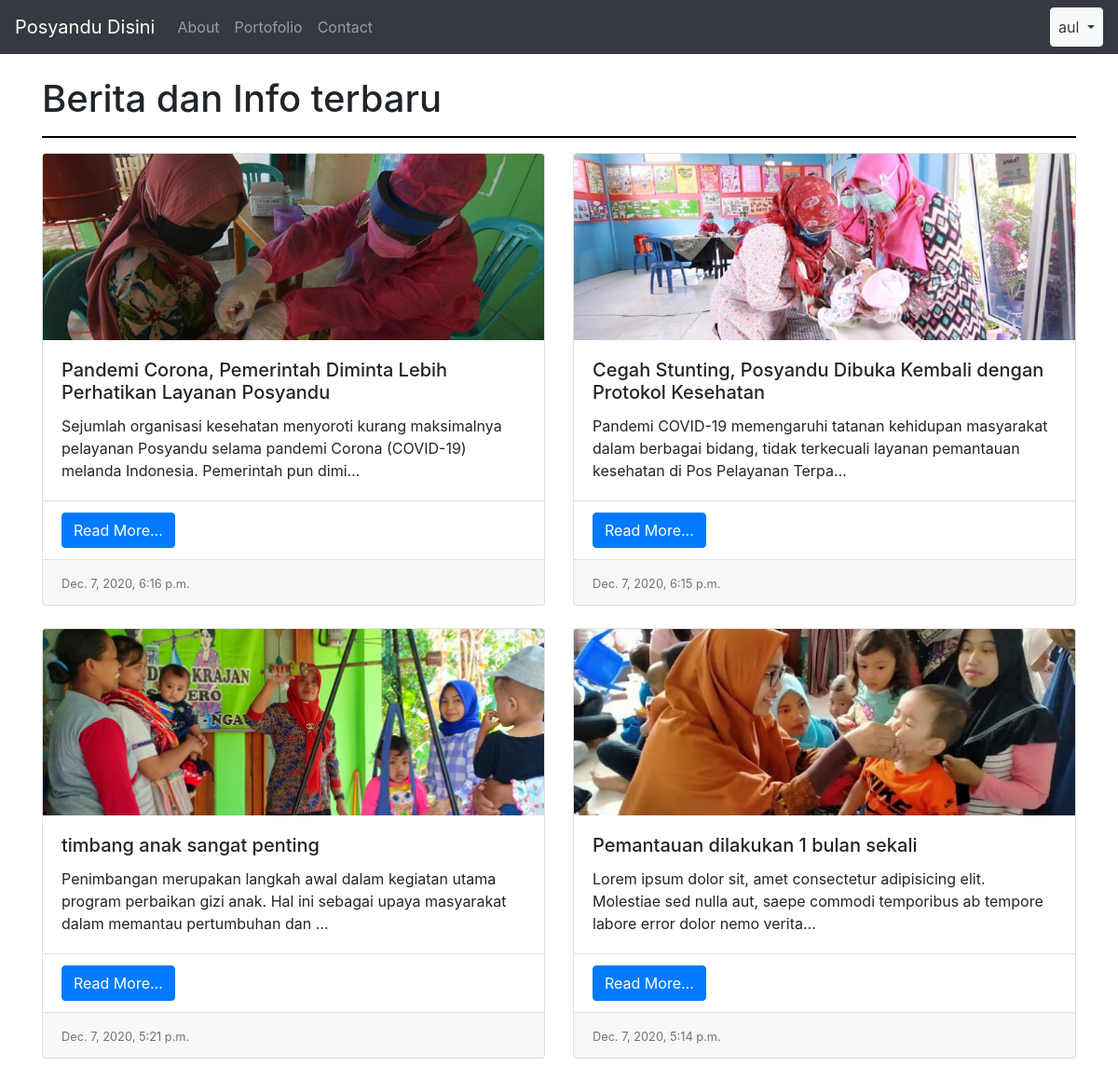
The page /portofolio/ (signed in) on the database its author committed.
### portofolio/models.py (models this page shows, shortened)
class Berita(models.Model):
	judul = models.CharField(max_length=100)
	thumbnail = models.ImageField(upload_to='documents/', default="/posyandu3.jpg")
	isi = models.TextField()
	upload = models.DateTimeField(auto_now_add=True)

### portofolio/views.py (the view)
# urls.py: path('', views.portofolio, name="portofolio"),
def portofolio(request):
	berita = Berita.objects.all().order_by('-upload')
	context = {
		'semua_berita': berita,
	}
	return render(request, "portofolio/portofolio.html", context)

### templates/portofolio/portofolio.html (shortened to what this page needs)
{% load static %}
<!DOCTYPE html>
<html>
<head>
	<link rel="stylesheet" href="https://cdn.jsdelivr.net/npm/bootstrap@4.5.3/dist/css/bootstrap.min.css">
</head>
<body>
	{% include "navbar.html" %}
	<div class="container">
		<br>
		<h1>Berita dan Info terbaru</h1><hr style="border: solid 1px black">
		<div class="row row-cols-1 row-cols-md-2">
			{% for berita in semua_berita %}
			<div class="col mb-4">
				<div class="card h-100">
					<img src="{{berita.thumbnail.url}}" style="height: 200px; object-fit: cover" class="card-img-top" alt="...">
					<div class="card-body">
						<h5 class="card-title">{{berita.judul}}</h5>
						<p class="card-text">{{berita.isi|striptags|truncatechars:150}}</p>
					</div>
					<ul class="list-group list-group-flush">
						<li class="list-group-item">
							<button class="btn btn-primary" data-toggle="modal" data-target="#exampleModal{{forloop.counter}}">
							Read More...
						</button>
						</li>
					</ul>
					<div class="card-footer">
						<small class="text-muted">{{berita.upload}}</small>
					</div>
				</div>
			</div>
			{% endfor %}
		</div>
	</div>
</body>
</html>

### templates/navbar.html (shortened to what this page needs)
<nav class="navbar navbar-expand-lg navbar-dark bg-dark">
  <a class="navbar-brand" href="/">Posyandu Disini</a>
  <div class="collapse navbar-collapse" id="navbarNavAltMarkup">
    <div class="navbar-nav">
      <a class="nav-link" href="#">About</a>
      <a class="nav-link" href="{% url 'portofolio:portofolio' %}">Portofolio</a>
      <a class="nav-link" href="#">Contact</a>
    </div>
  </div>
  {% if not request.user.is_authenticated %}
    <a class="btn btn-success my-2 my-sm-0" href="{% url 'auth:signin' %}">Sign In</a>
  {% else %}
    <ul class="navbar-nav">
    <li class="nav-item dropdown">
        <a class="nav-link btn btn-light text-dark dropdown-toggle" href="#" id="navbarDropdownMenuLink" role="button" data-toggle="dropdown" aria-haspopup="true" aria-expanded="false">
          {{request.user}}
        </a>
      </li>
    </ul>
  {% endif %}
</nav>

### rows shown on the page
Berita: thumbnail (picture), judul "Pandemi Corona, Pemerintah Diminta Lebih Perhatikan Layanan Posyandu", isi "Sejumlah organisasi kesehatan menyoroti kurang maksimalnya pelayanan Posyandu selama pandemi Corona (COVID-19) melanda Indonesia. Pemerintah pun dimi…", upload "Dec. 7, 2020, 6:16 p.m."
Berita: thumbnail (picture), judul "Cegah Stunting, Posyandu Dibuka Kembali dengan Protokol Kesehatan", isi "Pandemi COVID-19 memengaruhi tatanan kehidupan masyarakat dalam berbagai bidang, tidak terkecuali layanan pemantauan kesehatan di Pos Pelayanan Terpa…", upload "Dec. 7, 2020, 6:15 p.m."
Berita: thumbnail (picture), judul "timbang anak sangat penting", isi "Penimbangan merupakan langkah awal dalam kegiatan utama program perbaikan gizi anak. Hal ini sebagai upaya masyarakat dalam memantau pertumbuhan dan …", upload "Dec. 7, 2020, 5:21 p.m."
Berita: thumbnail (picture), judul "Pemantauan dilakukan 1 bulan sekali", isi "Lorem ipsum dolor sit, amet consectetur adipisicing elit. Molestiae sed nulla aut, saepe commodi temporibus ab tempore labore error dolor nemo verita…", upload "Dec. 7, 2020, 5:14 p.m."

### other values the page prints
{{ request.user }} "aul"
